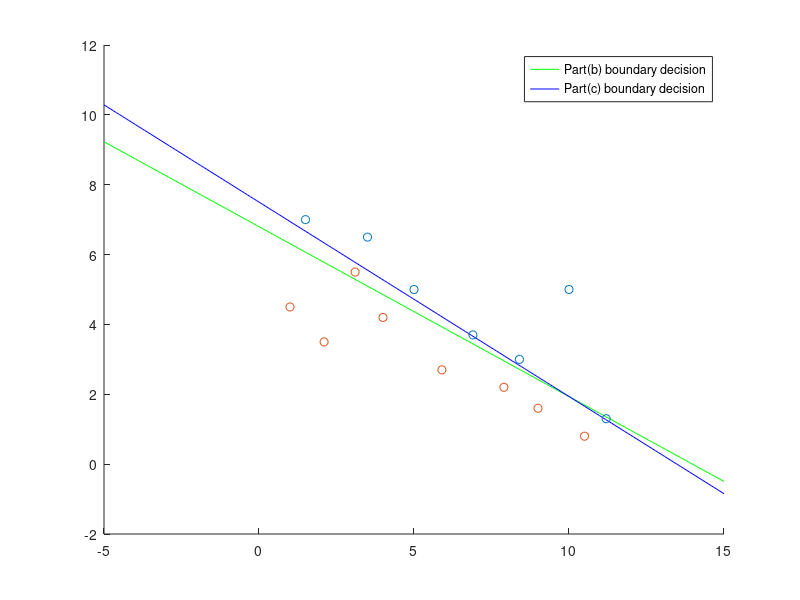

Source code (MATLAB):
clear
x1 = [ 1.5 3.5 5 6.9 8.4 10 11.2 1 2.1 3.1 4 5.9 7.9 9 10.5];
x2 = [ 7 6.5 5 3.7 3 5 1.3 4.5 3.5 5.5 4.2 2.7 2.2 1.6 0.8];
xx = [x1;x2;1 1 1 1 1 1 1 1 1 1 1 1 1 1 1];
y = [1 1 1 1 1 1 1 -1 -1 -1 -1 -1 -1 -1 -1];
x = [x1;x2];
ws = inv(xx*transpose(xx))*xx*y' 
x_bound = linspace(-5,15,200);
yy = -(ws(1)/ws(2))*x_bound-(ws(3)/ws(2));

ws2 = inv(xx*xx'+3.2*15*[1 0 0; 0 1 0; 0 0 0])*xx*y'
yy2 = -(ws2(1)/ws2(2))*x_bound-(ws2(3)/ws2(2));
hold on
%calculate L2 loss
for i=1:15
    e2 = (ws(1)*x1(i)+ws(2)*x2(i)-y(i))^2;
    e2 = e2+e2;
end
disp("ER and ER2 are given as")
e2 = (1/30)*e2
e2r = e2 + 1.6*ws(1:2)'*ws(1:2)

plot(x_bound,yy,'g-')
plot(x_bound,yy2,'b-')
scatter(x1(1:7),x2(1:7),'r+')
scatter(x1(8:15),x2(8:15),'bo')
legend({'Part(b) boundary decision','Part(c) boundary decision'})
hold off
y = sign(ws(1:2)'*x+ws(3))
y = sign(ws2(1:2)'*x+ws2(3))